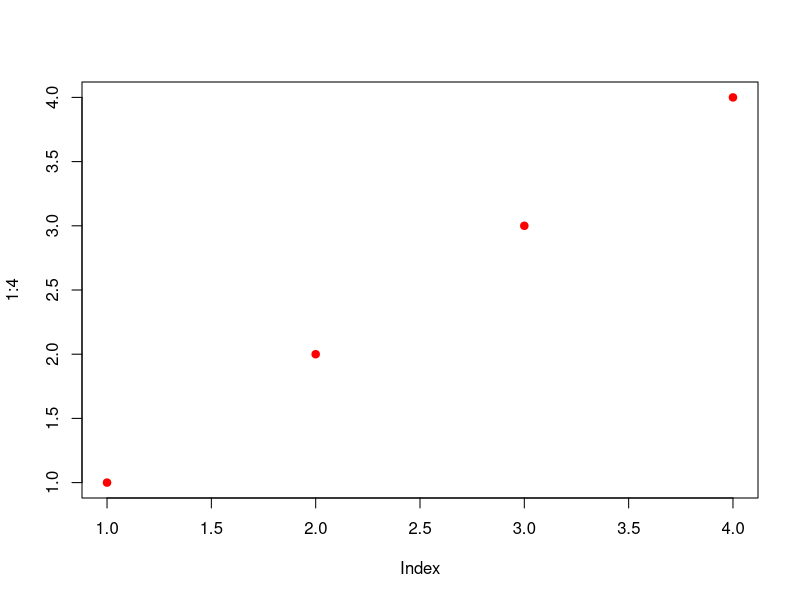
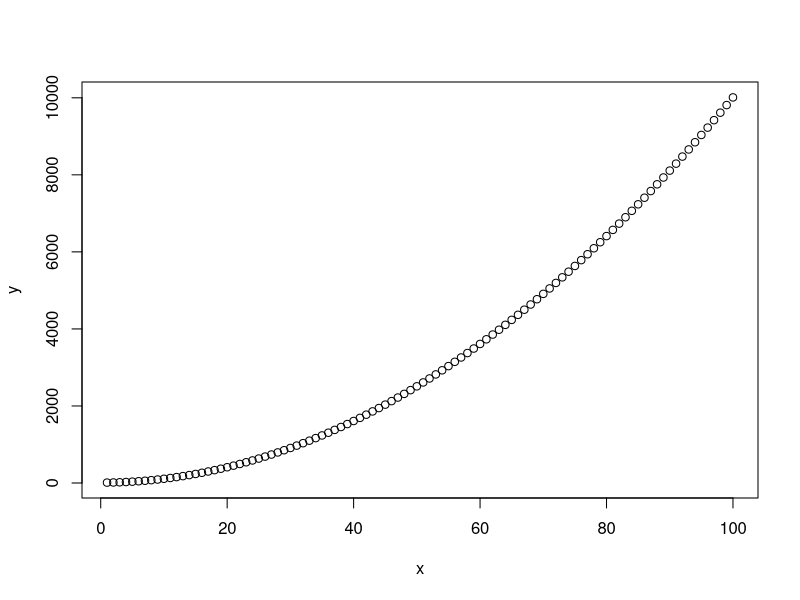
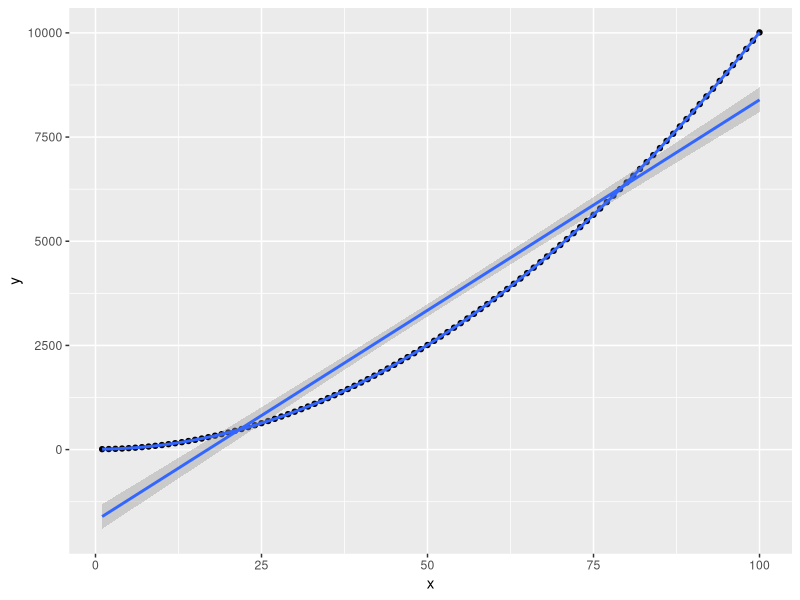
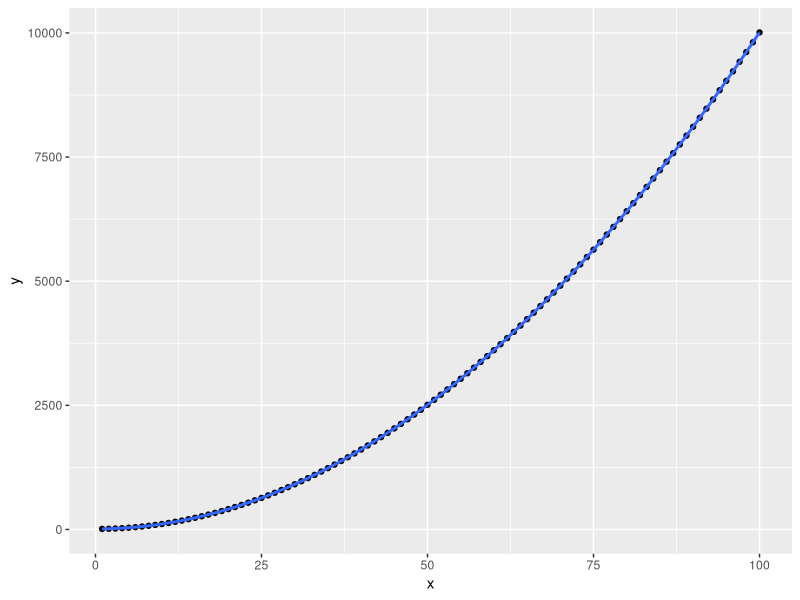

Write R code to recreate these figures, in order.
## ---- chunk 1
knitr::opts_chunk$set(echo = TRUE)
## ---- chunk 2
print('Hello world!')

1+1

1:4 + 5:8

sum(1:4)

c(4,5,6)

data.frame(x = 1:4, banana = paste("teste", 12:19, sep = ""))

c('teste','teste2')

paste('teste','teste2', sep = "_")

paste(c('teste','teste2'), collapse = "_")

plot(1:4, pch = 19, col = "red")

table(sample(1:100, replace = T))

summary(rnorm(100))

sapply(1:10, sqrt)

plot(data.frame(x = 1:100, y = (1:100)^2 +10))




ggplot2::ggplot(data = data.frame(x = 1:100, y = (1:100)^2 +10), ggplot2::aes(x= x, y= y)) + ggplot2::geom_point() + ggplot2::stat_smooth(method = "lm") +  ggplot2::stat_smooth(method = "loess")

ggplot2::ggplot(data = data.frame(x = 1:100, y = (1:100)^2 +10), ggplot2::aes(x= x, y= y)) + ggplot2::geom_point() +  ggplot2::stat_smooth(method = "loess")



lm(sqrt(y)~ x, data = data.frame(x = 1:100, y = (1:100)^2 +10))


## ---- chunk 3
assign('x', 1:4)

x

(x <- 1:4)

(x = 1:4)

(1:4 -> x)

## Global

(x <<- 1:4)

(1:4 ->> x)

